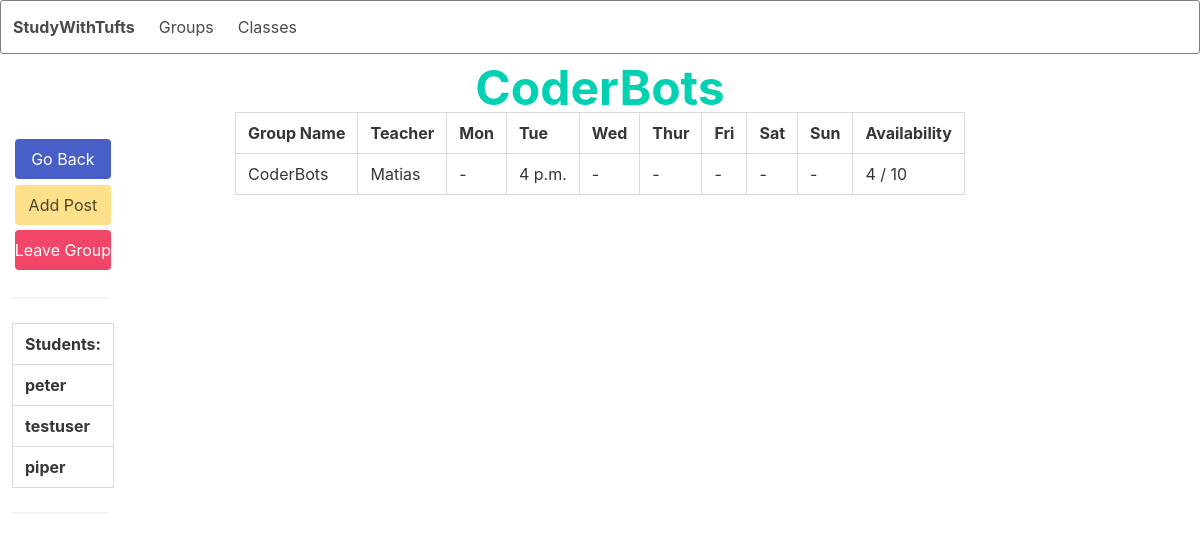
Screenshot of /groups/2 with the database file from the repository.
### groups/models.py (models this page shows)
class StudyGroup(models.Model):
    user = models.ForeignKey(settings.AUTH_USER_MODEL, on_delete=models.CASCADE)
    title = models.CharField(max_length=100)
    teacher = models.CharField(max_length=100, default='')
    classes = models.ForeignKey(Classes, on_delete=models.CASCADE, blank=True)
    max_size = models.IntegerField(default=10)
    current_size = models.IntegerField(default=0)
    mon = models.TimeField(default='00:00')
    tue = models.TimeField(default='00:00')
    wed = models.TimeField(default='00:00')
    thur = models.TimeField(default='00:00')
    fri = models.TimeField(default='00:00')
    sat = models.TimeField(default='00:00')
    sun = models.TimeField(default='00:00')
    monday = models.BooleanField(default=False)
    tuesday = models.BooleanField(default=False)
    wednesday = models.BooleanField(default=False)
    thursday = models.BooleanField(default=False)
    friday = models.BooleanField(default=False)
    saturday = models.BooleanField(default=False)
    sunday = models.BooleanField(default=False)
    def __str__(self):
        return self.title

### users/models.py (models this page shows)
class UserInfo(models.Model):
    user = models.OneToOneField(settings.AUTH_USER_MODEL, on_delete=models.CASCADE)
    groups = models.ManyToManyField(StudyGroup, blank=True)
    classes = models.ManyToManyField(Classes, blank=True)
    def __str__(self):
        return self.user.username

### groups/views.py (the view)
# urls.py: path('<int:pk>', views.detail, name='detail'),
def detail(request, pk):
    group = get_object_or_404(StudyGroup, pk=pk)
    context = {'group': group}
    return render(request, 'groups/detail.html', context)

### groups/templates/groups/detail.html (shortened to what this page needs)
{% extends 'base.html' %}
{%block content%}
<div id="groups_header">
  <h1 id="group_header" class=".has-text-centered has-text-primary">{{group}}</h1>
</div>
<div id="sidebarcontainer" class="is-pulled-left">
 <a id="padding_bod" href="{% url 'groups:index'%}" class="button is-link ">Go Back</a>
  <a id="padding_bod" href="{% url 'groups:add_post' group.id %}" class="button is-warning ">Add Post</a>
  <a id="padding_bod" href="{% url 'groups:leave_group' student_pk=user.userinfo.id group_pk=group.id%}" class="button is-danger">Leave Group</a>
<table  class="table is-bordered" id="list_students">
  <hr>
          <tr>
            <td>
            Students:
          </td>
          </tr>
      {%for student in group.userinfo_set.all%}
          <tr>
            <td>
            {{student}}
          </td>
          </tr>
        {%endfor%}
    </table>
    <hr>
</div>
<section class="container cards-container">
      <div class="columns is-centered is-multiline" id="sectioncontainer">
        <table class="table is-bordered">
          <thead>
            <tr>
              <th>
                Group Name
              </th>
              <th>
                Teacher
              </th><th>
                Mon
              </th><th>
                Tue
              </th><th>
                Wed
              </th><th>
                Thur
              </th><th>
                Fri
              </th><th>
                Sat
              </th><th>
                Sun
              </th><th>
                Availability
              </th>
            </tr>
          </thead>
          <tr>
            <td>
              {{group.title}}
            </td>
            <td>
              {{group.teacher}}
            </td>
            <td>
              {% if group.monday %}
                {{group.mon}}
              {% else %}
                -
              {%endif%}
            </td><td>
              {% if group.tuesday %}
                {{group.tue}}
              {% else %}
                -
              {%endif%}
            </td><td>
              {% if group.wednesday %}
                {{group.wed}}
              {% else %}
                -
              {%endif%}
            </td><td>
              {% if group.thursday %}
                {{group.thur}}
              {% else %}
                -
              {%endif%}
            </td><td>
              {% if group.friday %}
                {{group.fri}}
              {% else %}
                -
              {%endif%}
            </td><td>
              {% if group.saturday %}
                {{group.sat}}
              {% else %}
                -
              {%endif%}
            </td><td>
              {% if group.sunday %}
                {{group.sun}}
              {% else %}
                -
              {%endif%}
            </td>
            <td>
              {{group.current_size}} / {{group.max_size}}
            </td>
          </tr>
        </table>
        <div class="column is-9">
            </div>
</div>
  </section>
{%endblock%}

### static/studygroup/style.css (style rules this page uses)
#list_students { margin: 0 3% 0 0; font-weight: bold; }
#padding_bod { margin: 3% 3%; width: 100%; z-index: 100; }
#groups_header { width: 100%; }
#group_header { font-weight: bold; text-align: center; font-size: 300%; }
#sidebarcontainer { width: 8%; margin: 1%; }

### rows the page displays
StudyGroup: title "CoderBots", teacher "Matias", tue "4 p.m.", current_size "4", max_size "10"
UserInfo: user.username "peter"
UserInfo: user.username "testuser"
UserInfo: user.username "piper"
